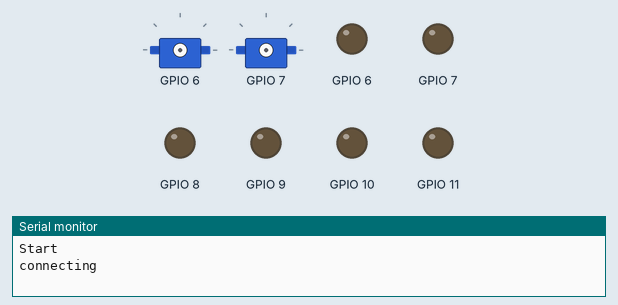
Recording of a sketch running on a simulated ESP32. Parts: 2 × servo, output pins drawn as LEDs (lit = HIGH), the last lines printed to the serial monitor. WiFi joins after 1.5 s; servers stay silent unless stated; servo pulses on a pin are drawn as a servo (544–2400 µs = 0–180°).

Above: at 0.1 s.
At 1.6 s:
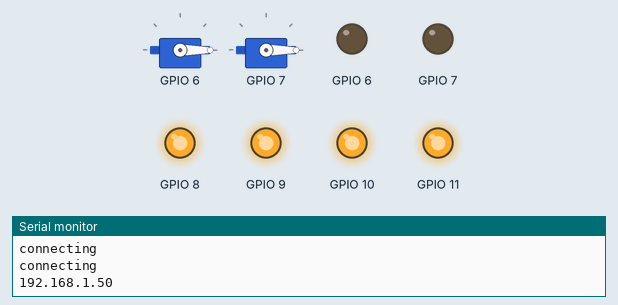
Timing chart, 0 to 3.1 s (numbered marks = the images above):
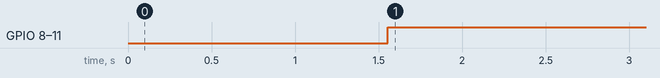

Measured:
- by itself, GPIO 8–11: LOW → HIGH at 1.6 s

The sketch:

Sumo2024Minimal.ino
```cpp
#include <WiFi.h>       //A collection of objects and functions for using WiFi on the ESP32
#include "Actuators.h"  //This code is in the other tabs at the top of the IDE. Putting it here will de-clutter our code.

const char *ssid = "Meerkats";    //The SSID of your hotspot, or network name
const char *password = "password"; //The password of your network

WiFiUDP Udp;  //Set up an object that handles UDP

//Here we'll define variables for setting a static IP address. This way, there's no risk of your robot suddenly changing addresses.
//IPAddress local_ip(192, 168,137, 104);  //This is the static IP address that the ESP32 will try to use **** MAX'S IP ADRESS
//IPAddress gateway(172,22,157,201); //This is the gateway address that will be used by a laptop ****** MAX'S LAPTOP ADRESS
//IPAddress gateway(192, 168, 43, 1); //This is the gateway for most android phones

IPAddress local_ip(172,20,10,3); // Kaamil's IPHONE
IPAddress gateway(172,20,10,2); // Kaamil's LAPTOP

IPAddress subnet(255, 255, 0, 0);

byte packetBuffer[255];  //We'll store the bytes from the UDP packet here. It can have up to 255 elements, although we'll only use a few

unsigned int localPort = 100;  //Port number- make sure this is the same in both the python script and here

SimpleMotor left(8,9);  //Make a motor object, to represent the left motor
//SimpleMotor left2(14,13);  //Make a motor object, to represent the left motor
//SimpleMotor right2(16,15);
SimpleMotor right(10,11);
Servo rightServo(6, 500, 2500);
Servo leftServo(7, 500, 2500);
int len;        //number of bytes recieved

void setup() {
  Serial.begin(115200);
  startWiFi();
}

void loop() {
  while (WiFi.status() != WL_CONNECTED) {  //If we're disconnected
    rgbLedWrite(48,0,0,30);
    WiFi.begin(ssid, password);
    Serial.println("reconnecting");
    delay(100);
  }

  rgbLedWrite(48, 0, 55, 0);
  int packetSize = Udp.parsePacket();  //Grab the packet data. The actual data is stored inside the Udp object, but the function returns a number stored in packetSize that is bigger than zero if there is data

  if (packetSize) {                     //If packet size isn't zero, ie if there is data
    len = Udp.read(packetBuffer, 8);  //Take everything out of the packet, and put it in our buffe
    for (int i = 0; i < packetSize; i++) {
      Serial.print((int8_t)packetBuffer[i]);
      Serial.print(" ");
    }
    Serial.println();
  }


  int speedLeft = (int8_t)packetBuffer[0]; //The packet is of datatype byte- this goes from 0-255. We want -127 to 128, so we'll use (int8_t) to convert it
  int speedRight = (int8_t)packetBuffer[1];
  int servoPos = packetBuffer[2];
  int servoPos2 = packetBuffer[3];
  left.setSpeed(speedLeft);
  right.setSpeed(speedRight);
  rightServo.writeAngle(servoPos);
  //left2.setSpeed(speedLeft);
  //right2.setSpeed(speedRight);
  leftServo.writeAngle(servoPos2);


  delay(5);
}

void startWiFi(){
  Serial.println("Start");
  rgbLedWrite(48, 55, 0, 0);
    if (!WiFi.config(local_ip, gateway, subnet)) {                      //Try to configure a static IP address. If it doesn't work, print a helpful and informative error message
    Serial.println("Horrible turn of events, no static IP for you");  //TODO: replace with helpful and informative error message
  }

  WiFi.mode(WIFI_STA);         //Set WiFi mode. Station mode (WIFI_STA) means connected to a outside network, instead of broadcasting your own.
  WiFi.begin(ssid, password);  //Start WiFi, using the network name and password we set earlier

  while (WiFi.status() != WL_CONNECTED) {  //Run this code as long as WiFi isn't connected
    Serial.println("connecting");
    delay(100);
  }


  Udp.begin(localPort);            //Start listening on port "localPort", a port number we set earlier
  delay(50);                      //Wait a bit
  Serial.println(WiFi.localIP());  //Print out the IP address we're using
  rgbLedWrite(48, 0, 55, 0);
}
```

Actuators.cpp
```cpp
#include <Arduino.h>
#include "Actuators.h"


SimpleMotor::SimpleMotor(int _pinForward, int _pinBackward) {  //This code will automatically run when the object is created

  ledcAttach(_pinForward, frequency, resolution);  //Set up PWM on the pins selected
  ledcAttach(_pinBackward, frequency, resolution);

  pinForward = _pinForward;  //_pinForward is a temporary variable that only exists in this function- we'll copy the value to a permanent variable, since we need it later
  pinBackward = _pinBackward;
}

void SimpleMotor::setSpeed(int speed) {                         //This function sets the speed of the motor, and reverses it if it's negative. What does the commented out function do? I dunno, wrote it last week.
  speed = constrain(speed, -1 << resolution, 1 << resolution);  //Limit speed to 100% on
  if (speed < 0) {
    speed *= -1;                    //The PWM can't make a negative duty wave, set it to positive and send it to the reverse pin
    ledcWrite(pinForward, 0);       //Set the forward pin to zero- it's backward time
    ledcWrite(pinBackward, speed);  //Set the duty cycle for the backward pin to the desired speed
  } else if (speed > 0) {
    ledcWrite(pinBackward, 0);
    ledcWrite(pinForward, speed);
  }
  //else {
  //  ledcWrite(pinForward, 0);  //If the speed is zero, turn both pins off
  //  ledcWrite(pinBackward, 0);
  //}
  else{ //You can only have one "else" statement- delete the above if you are using this one
    ledcWrite(pinForward, 1<<resolution); //"<<" means bitshift: a<<b == a*(2^b). Here, 1<<resolution (resolution being 8) means 255- or 100% duty
    ledcWrite(pinBackward, 1<<resolution);
  }
}


Servo::Servo(int _pin, int _minPulseMicros, int _maxPulseMicros) {
  int periodus = 1000000 / 50;  //1 sec = 1 000 000 micros
  minPulse = float(1 << resolution) * (float(_minPulseMicros) / float(periodus));
  maxPulse = float(1 << resolution) * (float(_maxPulseMicros) / float(periodus));
  pin = _pin;
  pinMode(_pin, OUTPUT);
  ledcAttach(_pin, frequency, resolution);
}

Servo::Servo(int _pin) {
  int periodus = 1000000 / 50;  //1 sec = 1 000 000 micros
  int minPulse = float(1 << resolution) * (float(1000) / float(periodus));
  int maxPulse = float(1 << resolution) * (float(2000) / float(periodus));
  pin = _pin;
  pinMode(_pin, OUTPUT);
  ledcAttach(_pin, frequency, resolution);
}

void Servo::writeAngle(int _angle) {
  int angleDuty = map(_angle, 0, 180, minPulse, maxPulse);  //The map function scales the input variable from the first range to the second
  ledcWrite(pin, angleDuty);
}
```

Actuators.h
```cpp
#ifndef Actuators_h
#define Actuators_h

#include <Arduino.h>

class SimpleMotor {     //This class can be used to drive a motor
private:                //Methods and variables placed here can't be accessed outside this class
  int resolution = 8;  //This is how many bits should be used for the duty cycle- 10 bits means (1<<10) = 2^10 = 1024 is full speed
  int frequency = 500;  //Frequency of the PWM- this number has a big effect on how your robot moves! I won't fully explain it here, but it's due to how the coils in your motor resist changes in current. Try adjusting this, and see how it reacts.
  int speed;            //The speed the motor is currently set to
  int pinForward;      //The PWM generator to use for the forward signal- which one you use doesn't matter, since they're all the same, however make sure to use a different one for each channel
  int pinBackward;      //The PWM generator to use for the backward signal

public:  //Methods and variables here can be called/accessed from the main loop
  SimpleMotor(int _pinForward, int _pinBackward);
  void setSpeed(int speed);
};

class Servo{
  const int frequency = 50;
  const int resolution = 14;
  int minPulse;
  int maxPulse;
  int pin;
  public:
  Servo(int _pin, int _minPulseMicros, int _maxPulseMicros);
  Servo(int _pin);
  void writeAngle(int _angle);
};

#endif
```
